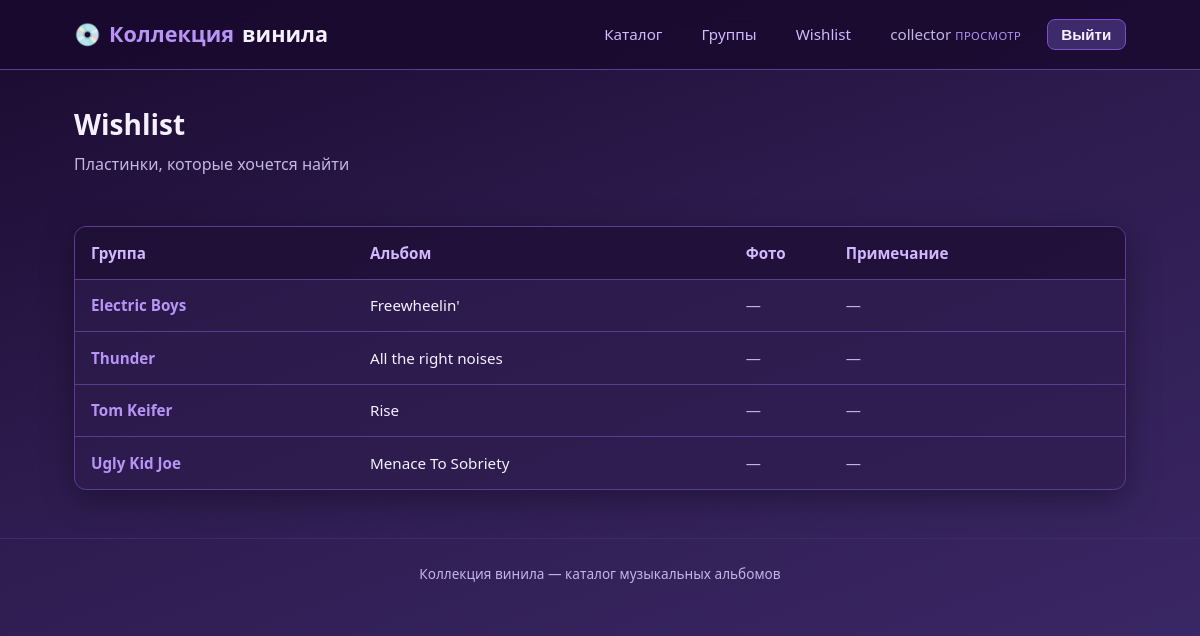
/wishlist/ (signed in), run on the app's committed database.
### collection/models.py (models this page shows, shortened)
class WishlistItem(models.Model):
    artist = models.CharField('Группа', max_length=200)
    title = models.CharField('Альбом', max_length=200)
    photo = models.ImageField('Фото', upload_to='wishlist/%Y/%m/', blank=True)
    note = models.TextField('Примечание', blank=True)
    owner = models.ForeignKey(
        settings.AUTH_USER_MODEL,
        on_delete=models.CASCADE,
        related_name='wishlist_items',
        verbose_name='Владелец',
    )
    created_at = models.DateTimeField('Добавлено', auto_now_add=True)
    updated_at = models.DateTimeField('Обновлено', auto_now=True)
    class Meta:
        ordering = ['artist', 'title']
        verbose_name = 'запись wishlist'
        verbose_name_plural = 'wishlist'

### collection/views.py (the view)
# urls.py: path('wishlist/', views.wishlist_list, name='wishlist_list'),
def wishlist_list(request):
    items = WishlistItem.objects.select_related('owner').order_by('artist', 'title')
    return render(request, 'collection/wishlist_list.html', {'items': items})

### collection/context_processors.py (called while the page is built)
def collection_permissions(request):
    return {
        'is_collection_admin': is_collection_admin(request.user),
    }

### collection/permissions.py (called while the page is built)
def is_collection_admin(user) -> bool:
    return user.is_authenticated and user.is_staff

### collection/templates/collection/wishlist_list.html (shortened to what this page needs)
{% extends 'base.html' %}
{% load static %}
{% block content %}
<div class="wishlist-header">
  <div>
    <h1 class="page-title">Wishlist</h1>
    <p class="page-subtitle">Пластинки, которые хочется найти</p>
  </div>
</div>
{% if items %}
  <div class="table-wrap">
    <table class="data-table wishlist-table">
      <thead>
        <tr>
          <th>Группа</th>
          <th>Альбом</th>
          <th>Фото</th>
          <th>Примечание</th>
        </tr>
      </thead>
      <tbody>
        {% for item in items %}
          <tr>
            <td class="col-artist">{{ item.artist }}</td>
            <td class="col-title">{{ item.title }}</td>
            <td class="col-photo">
              {% if item.photo %}
                <button type="button" class="wishlist-photo-btn" data-lightbox-src="{{ item.photo.url }}" data-lightbox-caption="{{ item.artist }} — {{ item.title }}" data-lightbox-index="{{ forloop.counter0 }}">
                  <img src="{{ item.photo.url }}" alt="{{ item.title }}" class="wishlist-thumb">
                </button>
              {% else %}
                <span class="no-photo">—</span>
              {% endif %}
            </td>
            <td class="col-note">{% if item.note %}{{ item.note }}{% else %}<span class="text-muted">—</span>{% endif %}</td>
          </tr>
        {% endfor %}
      </tbody>
    </table>
  </div>
{% endif %}
{% endblock %}

### templates/base.html (shortened to what this page needs)
{% load static %}
<!DOCTYPE html>
<html lang="ru">
<head>
  <link rel="stylesheet" href="{% static 'collection/css/vinyl.css' %}">
</head>
<body>
  <header class="site-header">
    <div class="header-inner">
      <a href="{% if user.is_authenticated %}{% url 'album_list' %}{% else %}{% url 'login' %}{% endif %}" class="logo">💿 <span>Коллекция</span> винила</a>
      <nav class="nav-links">
        {% if user.is_authenticated %}
        <a href="{% url 'album_list' %}">Каталог</a>
        <a href="{% url 'artist_list' %}">Группы</a>
        <a href="{% url 'wishlist_list' %}">Wishlist</a>
        {% endif %}
        {% if user.is_authenticated %}
          <span class="user-name">{{ user.username }}{% if not is_collection_admin %} <span class="user-badge">просмотр</span>{% endif %}</span>
          <form action="{% url 'logout' %}" method="post" style="display:inline;">
            <button type="submit" class="btn btn-secondary" style="padding:0.4rem 0.85rem;">Выйти</button>
          </form>
        {% else %}
          <a href="{% url 'login' %}">Войти</a>
          <a href="{% url 'register' %}" class="btn btn-primary" style="padding:0.4rem 0.85rem;">Регистрация</a>
        {% endif %}
      </nav>
    </div>
  </header>
  <main>
    {% block content %}{% endblock %}
  </main>
  <footer class="site-footer">
  Коллекция винила — каталог музыкальных альбомов
  </footer>
</body>
</html>

### collection/static/collection/css/vinyl.css (style rules this page uses)
:root { --purple-950: #1a0a2e; --purple-900: #2d1b4e; --purple-800: #3d2a6b; --purple-700: #5b3d8f; --purple-600: #7c4dcc; --purple-500: #9b6dff; --purple-400: #b794f6; --purple-300: #d4b8ff; --purple-100: #f3ebff; --text: #f5f0ff; --text-muted: #c4b5e8; --accent: #e879f9; --danger: #f87171; --success: #86efac; --radius: 12px; --shadow: 0 8px 32px rgba(0, 0, 0, 0.35); }
*, *::before, *::after { box-sizing: border-box; }
body { margin: 0; min-height: 100vh; font-family: 'Segoe UI', system-ui, -apple-system, sans-serif; background: linear-gradient(160deg, var(--purple-950) 0%, var(--purple-900) 40%, var(--purple-800) 100%); color: var(--text); line-height: 1.6; }
a { color: var(--purple-300); text-decoration: none; }
.site-header { background: rgba(26, 10, 46, 0.85); backdrop-filter: blur(12px); border-bottom: 1px solid var(--purple-700); position: sticky; top: 0; z-index: 100; }
.header-inner { max-width: 1100px; margin: 0 auto; padding: 1rem 1.5rem; display: flex; align-items: center; justify-content: space-between; gap: 1rem; flex-wrap: wrap; }
.logo { font-size: 1.35rem; font-weight: 700; color: var(--text); display: flex; align-items: center; gap: 0.5rem; }
.logo span { color: var(--purple-400); }
.nav-links { display: flex; align-items: center; gap: 0.75rem; flex-wrap: wrap; }
.nav-links a, .nav-links .user-name { padding: 0.4rem 0.85rem; border-radius: 8px; font-size: 0.95rem; }
.user-name { color: var(--text-muted); font-size: 0.9rem; }
main { max-width: 1100px; margin: 0 auto; padding: 2rem 1.5rem 3rem; }
.page-title { margin: 0 0 0.35rem; font-size: 1.75rem; font-weight: 700; }
.page-subtitle { margin: 0 0 1.5rem; color: var(--text-muted); }
.btn { display: inline-flex; align-items: center; justify-content: center; gap: 0.35rem; padding: 0.55rem 1.15rem; border: none; border-radius: 8px; font-size: 0.95rem; font-weight: 600; cursor: pointer; transition: transform 0.15s, box-shadow 0.15s; text-decoration: none; }
.btn-secondary { background: var(--purple-800); color: var(--text); border: 1px solid var(--purple-600); }
.site-footer { text-align: center; padding: 1.5rem; color: var(--text-muted); font-size: 0.85rem; border-top: 1px solid var(--purple-800); }
.wishlist-header { display: flex; align-items: flex-start; justify-content: space-between; gap: 1rem; flex-wrap: wrap; margin-bottom: 1.5rem; }
.table-wrap { overflow-x: auto; border-radius: var(--radius); border: 1px solid var(--purple-700); background: rgba(45, 27, 78, 0.6); box-shadow: var(--shadow); }
.data-table { width: 100%; border-collapse: collapse; font-size: 0.95rem; }
.data-table th, .data-table td { padding: 0.85rem 1rem; text-align: left; vertical-align: middle; border-bottom: 1px solid var(--purple-700); }
.data-table th { background: rgba(26, 10, 46, 0.6); color: var(--purple-300); font-weight: 600; white-space: nowrap; }
.data-table tbody tr:last-child td { border-bottom: none; }
.col-artist { font-weight: 600; color: var(--purple-400); min-width: 120px; }
.col-title { min-width: 140px; }
.col-note { max-width: 280px; white-space: pre-wrap; color: var(--text-muted); }
.col-photo { width: 100px; }
.no-photo, .text-muted { color: var(--text-muted); }
.user-badge { font-size: 0.7rem; color: var(--purple-400); text-transform: uppercase; letter-spacing: 0.04em; }

### data on the page
WishlistItem: artist "Electric Boys", title "Freewheelin'"
WishlistItem: artist "Thunder", title "All the right noises"
WishlistItem: artist "Tom Keifer", title "Rise"
WishlistItem: artist "Ugly Kid Joe", title "Menace To Sobriety"

### other printed values
{{ user.username }} "collector"
